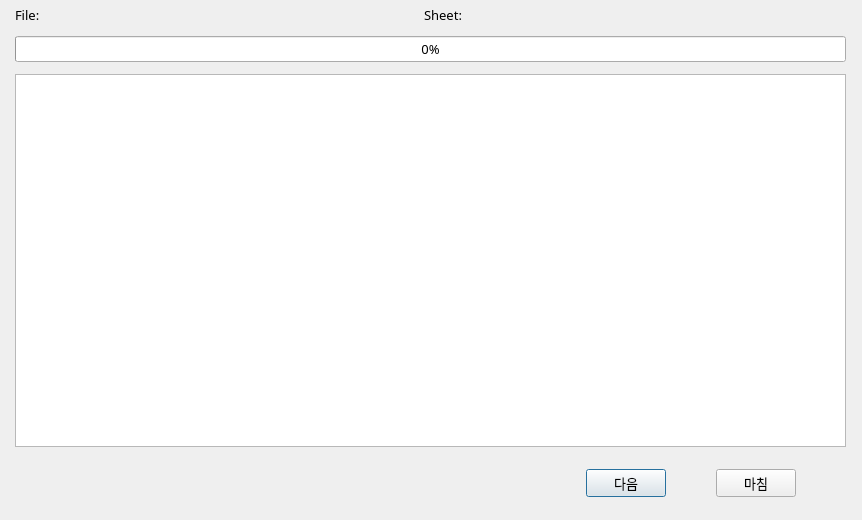
<?xml version="1.0" encoding="UTF-8"?>
<ui version="4.0">
 <class>Dialog</class>
 <widget class="QDialog" name="Dialog">
  <property name="geometry">
   <rect>
    <x>0</x>
    <y>0</y>
    <width>862</width>
    <height>520</height>
   </rect>
  </property>
  <property name="sizePolicy">
   <sizepolicy hsizetype="Fixed" vsizetype="Fixed">
    <horstretch>0</horstretch>
    <verstretch>0</verstretch>
   </sizepolicy>
  </property>
  <property name="minimumSize">
   <size>
    <width>862</width>
    <height>520</height>
   </size>
  </property>
  <property name="maximumSize">
   <size>
    <width>862</width>
    <height>520</height>
   </size>
  </property>
  <property name="font">
   <font>
    <family>맑은 고딕</family>
    <pointsize>10</pointsize>
   </font>
  </property>
  <property name="focusPolicy">
   <enum>Qt::WheelFocus</enum>
  </property>
  <property name="windowTitle">
   <string>xlmerge - 머리글 행 선택</string>
  </property>
  <property name="toolTip">
   <string extracomment="머리글을 선택하세요"/>
  </property>
  <property name="sizeGripEnabled">
   <bool>false</bool>
  </property>
  <widget class="QWidget" name="layoutWidget">
   <property name="geometry">
    <rect>
     <x>15</x>
     <y>6</y>
     <width>831</width>
     <height>491</height>
    </rect>
   </property>
   <layout class="QVBoxLayout" name="verticalLayout">
    <property name="spacing">
     <number>12</number>
    </property>
    <item>
     <layout class="QHBoxLayout" name="labelBox">
      <property name="spacing">
       <number>0</number>
      </property>
      <item>
       <widget class="QLabel" name="label">
        <property name="sizePolicy">
         <sizepolicy hsizetype="Fixed" vsizetype="Fixed">
          <horstretch>0</horstretch>
          <verstretch>0</verstretch>
         </sizepolicy>
        </property>
        <property name="font">
         <font>
          <family>맑은 고딕</family>
          <pointsize>10</pointsize>
         </font>
        </property>
        <property name="text">
         <string>File: </string>
        </property>
       </widget>
      </item>
      <item>
       <widget class="QLabel" name="labelFile">
        <property name="sizePolicy">
         <sizepolicy hsizetype="Expanding" vsizetype="Preferred">
          <horstretch>0</horstretch>
          <verstretch>0</verstretch>
         </sizepolicy>
        </property>
        <property name="font">
         <font>
          <family>맑은 고딕</family>
          <pointsize>10</pointsize>
         </font>
        </property>
        <property name="text">
         <string/>
        </property>
       </widget>
      </item>
      <item>
       <widget class="QLabel" name="label_3">
        <property name="sizePolicy">
         <sizepolicy hsizetype="Fixed" vsizetype="Fixed">
          <horstretch>0</horstretch>
          <verstretch>0</verstretch>
         </sizepolicy>
        </property>
        <property name="font">
         <font>
          <family>맑은 고딕</family>
          <pointsize>10</pointsize>
         </font>
        </property>
        <property name="text">
         <string>Sheet: </string>
        </property>
       </widget>
      </item>
      <item>
       <widget class="QLabel" name="labelSheet">
        <property name="sizePolicy">
         <sizepolicy hsizetype="Expanding" vsizetype="Preferred">
          <horstretch>0</horstretch>
          <verstretch>0</verstretch>
         </sizepolicy>
        </property>
        <property name="font">
         <font>
          <family>맑은 고딕</family>
          <pointsize>10</pointsize>
         </font>
        </property>
        <property name="text">
         <string/>
        </property>
       </widget>
      </item>
     </layout>
    </item>
    <item>
     <widget class="QProgressBar" name="progressBar">
      <property name="sizePolicy">
       <sizepolicy hsizetype="Expanding" vsizetype="Fixed">
        <horstretch>0</horstretch>
        <verstretch>0</verstretch>
       </sizepolicy>
      </property>
      <property name="font">
       <font>
        <family>맑은 고딕</family>
        <pointsize>10</pointsize>
       </font>
      </property>
      <property name="value">
       <number>0</number>
      </property>
      <property name="invertedAppearance">
       <bool>false</bool>
      </property>
     </widget>
    </item>
    <item>
     <widget class="QTableWidget" name="table">
      <property name="minimumSize">
       <size>
        <width>0</width>
        <height>0</height>
       </size>
      </property>
      <property name="font">
       <font>
        <pointsize>10</pointsize>
       </font>
      </property>
      <property name="styleSheet">
       <string notr="true">QHeaderView::section { 
    /* set the bottom border of the header, in order to set a single 
    border you must declare a generic border first or set all other 
    borders */
	border: none;
	border-bottom: 1px solid gray; 
	border-right: 1px solid grey;
	border-radius: 3px;
    font-family: &quot;맑은 고딕&quot;;
    font-size: 15px;
    font-weight: bold;
	min-height: 28px;
}
</string>
      </property>
      <property name="frameShape">
       <enum>QFrame::StyledPanel</enum>
      </property>
      <property name="frameShadow">
       <enum>QFrame::Sunken</enum>
      </property>
      <property name="editTriggers">
       <set>QAbstractItemView::NoEditTriggers</set>
      </property>
      <property name="tabKeyNavigation">
       <bool>false</bool>
      </property>
      <property name="showDropIndicator" stdset="0">
       <bool>false</bool>
      </property>
      <property name="dragDropOverwriteMode">
       <bool>false</bool>
      </property>
      <property name="selectionMode">
       <enum>QAbstractItemView::SingleSelection</enum>
      </property>
      <property name="selectionBehavior">
       <enum>QAbstractItemView::SelectRows</enum>
      </property>
      <property name="rowCount">
       <number>0</number>
      </property>
      <property name="columnCount">
       <number>0</number>
      </property>
      <attribute name="horizontalHeaderDefaultSectionSize">
       <number>120</number>
      </attribute>
      <attribute name="verticalHeaderVisible">
       <bool>false</bool>
      </attribute>
      <attribute name="verticalHeaderDefaultSectionSize">
       <number>30</number>
      </attribute>
      <attribute name="verticalHeaderHighlightSections">
       <bool>false</bool>
      </attribute>
     </widget>
    </item>
    <item>
     <layout class="QHBoxLayout" name="buttonBox">
      <property name="spacing">
       <number>50</number>
      </property>
      <property name="leftMargin">
       <number>0</number>
      </property>
      <property name="topMargin">
       <number>10</number>
      </property>
      <property name="rightMargin">
       <number>50</number>
      </property>
      <item>
       <spacer name="horizontalSpacer">
        <property name="orientation">
         <enum>Qt::Horizontal</enum>
        </property>
        <property name="sizeHint" stdset="0">
         <size>
          <width>40</width>
          <height>20</height>
         </size>
        </property>
       </spacer>
      </item>
      <item>
       <widget class="QPushButton" name="btnNext">
        <property name="font">
         <font>
          <family>맑은 고딕</family>
          <pointsize>10</pointsize>
          <weight>50</weight>
          <bold>false</bold>
         </font>
        </property>
        <property name="text">
         <string>다음</string>
        </property>
       </widget>
      </item>
      <item>
       <widget class="QPushButton" name="btnFinish">
        <property name="font">
         <font>
          <family>맑은 고딕</family>
          <pointsize>10</pointsize>
          <weight>50</weight>
          <bold>false</bold>
         </font>
        </property>
        <property name="text">
         <string>마침</string>
        </property>
       </widget>
      </item>
     </layout>
    </item>
   </layout>
  </widget>
 </widget>
 <resources/>
 <connections/>
</ui>
